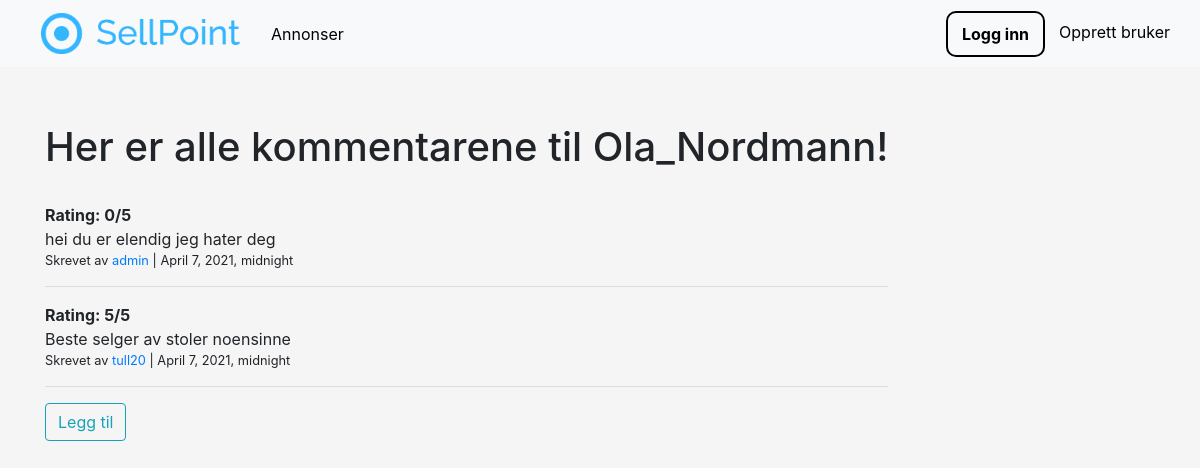
Page /profile/2/feedback/ on the committed database.
### profiles/models.py (models this page shows, shortened)
class Feedback(models.Model):
    author = models.ForeignKey(User, on_delete=models.CASCADE, related_name="feedbacks")
    rating = models.PositiveSmallIntegerField(default=0, validators=[MinValueValidator(0), MaxValueValidator(5)])
    comment = models.TextField(max_length=500)
    published = models.DateTimeField(default=timezone.now)
    recipient = models.ForeignKey(Profile, on_delete=models.CASCADE)

### profiles/views.py (the view)
# urls.py: path('<int:pk>/feedback/', FeedbackListView.as_view(), name='feedback'),
class FeedbackListView(ListView):
    model = Feedback
    template_name = 'profiles/feedback_list.html'
    ordering = ['published']
    def get(self, request, pk):
        own_user = request.user
        other_user = User.objects.get(pk=pk)
        object_list = Feedback.objects.all().filter(recipient=other_user.id)
        return render(request, 'profiles/feedback_list.html', {
            'own_user': own_user,
            'other_user': other_user,
            'object_list': object_list,
        })

### profiles/templates/profiles/feedback_list.html (shortened to what this page needs)
{% extends "pages/base.html" %}
{% block content %}
<div>
    {% if own_user.id == other_user.id %}
<h1>
    Her er alle kommentarene dine!
</h1>
    {% else %}
    <h1>
    Her er alle kommentarene til {{other_user.username}}!
        </h1>
    {% endif %}
<br/>
{% for feedback in object_list %}
    <strong>Rating: {{ feedback.rating }}/5 </strong> <br/> {{ feedback.comment }}
     <br/>
    <small>Skrevet av <a href="{% url 'profile-detail' feedback.author.id %}">{{ feedback.author }} </a> | {{ feedback.published }}
    </small> <hr>
{% endfor %}
    {% if not own_user.id == other_user.id %}
        <a class="btn btn-outline-info nounderline" href="create_feedback/">Legg til</a> <br/> <br/>
    {% endif %}
</div>
{% endblock content %}

### pages/static/pages/main.css (style rules this page uses)
body { margin: 0px; background-color: #f5f5f5; }
.nounderline { text-decoration: none !important }

### rows in the picture
Feedback: rating "0", comment "hei du er elendig jeg hater deg", author "admin", published "April 7, 2021, midnight"
Feedback: rating "5", comment "Beste selger av stoler noensinne", author "tull20", published "April 7, 2021, midnight"

### other values in the picture
{{ other_user.username }} "Ola_Nordmann"
